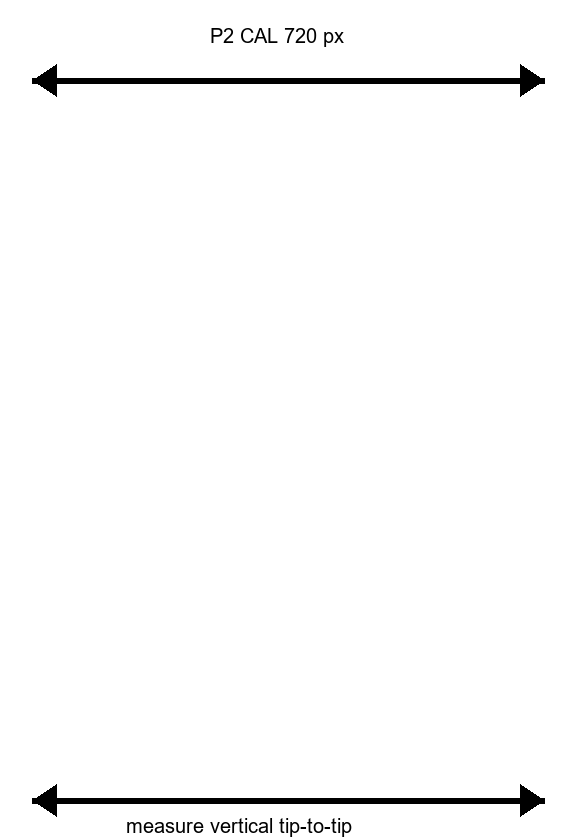
#> input picture calibration-strip-p2-720.png, 576 x 840 px
$ python -i image_data.py   (imports and definitions only)   (older library calls are emulated)
#> lines starting #> are read from the running program, lines starting #| are printed output that depends on the picture; after the words box and inside, x2 and y2 are one past the last pixel; in counts of white or black regions, pixels touching at a corner belong together
#> further down, picture is the input picture: shape (840, 576, 3); min 0, max 255, mean 250.4
#!/usr/bin/python3
# -*-coding:utf-8-*-

import numpy as np
import skimage.color, skimage.transform, skimage.filters, skimage.feature
import skimage as ski
import pilkit.processors
from PIL import Image, ImageDraw, ImageEnhance, ImageFilter, ImageFont, ImageOps
import numba
import os


FONT_CANDIDATES = {
    "sans": {
        "windows": ["segoeui.ttf", "arial.ttf"],
        "portable": ["DejaVuSans.ttf", "LiberationSans-Regular.ttf"],
    },
    "mono": {
        "windows": ["consola.ttf", "cour.ttf"],
        "portable": ["DejaVuSansMono.ttf", "LiberationMono-Regular.ttf"],
    },
    "serif": {
        "windows": ["georgia.ttf", "times.ttf"],
        "portable": ["DejaVuSerif.ttf", "LiberationSerif-Regular.ttf"],
    },
}


# [7 lines left out: function _pack_block, not called in this run]


def _printer_width(printer_width=None):
    return printer_width or 384


# [30 lines left out: functions _resample_lanczos, _load_text_font, _text_bbox, not called in this run]


def _text_size(draw, text, font):
    bbox = _text_bbox(draw, text, font)
    return bbox[2] - bbox[0], bbox[3] - bbox[1], bbox


# [111 lines left out: functions _split_word_to_width, _wrap_text, binimage2bitstream, text2bitstream, not called in this run]


def im2binimage(im, conversion="threshold", printer_width=None):
    # convert standard numpy array image to bin_image
#> called with conversion = 'threshold'
    fixed_width = _printer_width(printer_width)
    if (len(im.shape) != 2):
        im = ski.color.rgb2gray(im)
    im = ski.transform.resize(im, (round( fixed_width /im.shape[1]  * im.shape[0]), fixed_width))
#> im: shape (560, 384) float64
    if conversion == "threshold":
        ret = (im < ski.filters.threshold_li(im)).astype(int)
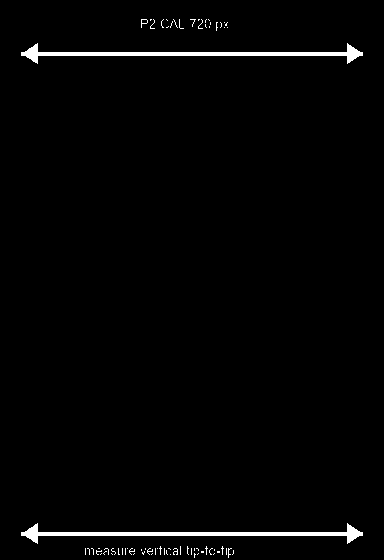
#> ret: shape (560, 384) int64; values 0 (black) and 1 (white), 1.7% white; 71 white regions (68 under 20 px), largest, box (x1, y1, x2, y2) and area: (21, 43, 363, 64) 1598, (21, 523, 363, 544) 1598, (141, 19, 148, 28) 22
    elif conversion == "edge":
        ret = 1- (1 - (ski.feature.canny(im, sigma=2)))
    else:
        raise ValueError("Unsupported conversion method")
    return ret

# this is straight from https://github.com/tgray/hyperdither
# [82 lines left out: functions dither, im2binimage2, sirius, not called in this run]

>>> import cv2
>>> picture = cv2.cvtColor(cv2.imread('../../../calibration-strip-p2-720.png'), cv2.COLOR_BGR2RGB)
>>> result = im2binimage(picture)
